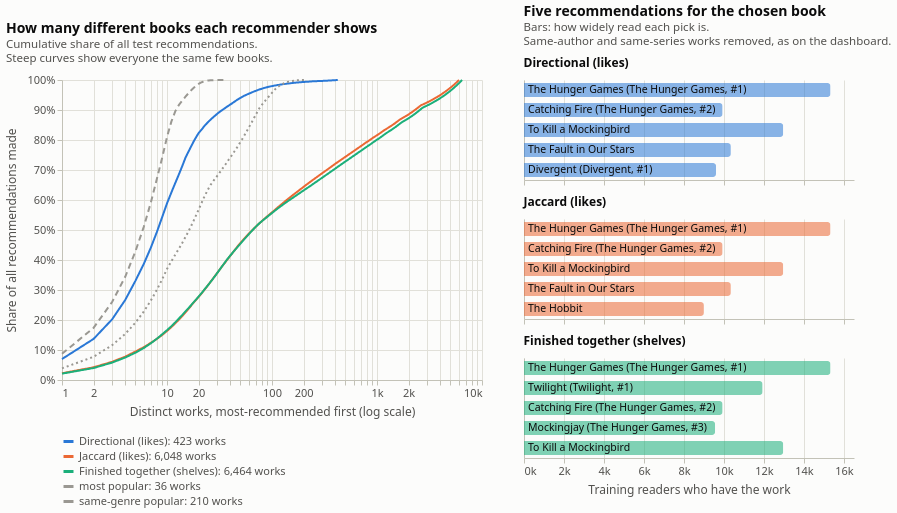

The code cell stored with this chart in its notebook:
### Markdown cell above
## 7 · Visualization

One panel, two views of the test results. **Left:** the cumulative share of all recommendations each
recommender made to the test readers, against its distinct works ranked by how often they appeared.
The most-popular baseline recommends 36 works in total and the directional score 423, so both curves
reach 100% within a few hundred works; the two Jaccard models spread their recommendations over about
6,000 works each. A curve that rises steeply is a recommender showing most readers the same few books,
whatever they seeded it with. **Right:** the three models' five recommendations for a book chosen from
the dropdown (the 24 most-liked works in the training data), with a bar for how many training readers
have each pick; same-author and same-series titles are removed, as the dashboard does. Across seeds the
directional row repeats the same bestsellers, while the two Jaccard rows change with the seed.

### Code cell
# Left: how many different books each recommender shows (top 10 per test reader, counted across readers).
counts = {name: ev.recommendation_counts(fn, holdout_test) for name, fn in models.items() if name != "random"}

# Right: the three models' five picks for a chosen seed, filter on as on the dashboard.
seed_pool = train_likes.reindex(work_ids).sort_values(ascending=False).head(24).index
rows = []
for seed in seed_pool:
    for name in mc.MODEL_ORDER:
        for rank, w in enumerate(models[name](int(seed), TOP_N, frozenset(related.get(int(seed), set()))), start=1):
            rows.append({"seed": titles[seed][:60], "model": name, "rank": rank, "title": titles[w][:70], "popularity": int(popularity.get(w, 0))})
examples = pd.DataFrame(rows)

mc.two_pane(counts, examples, default_seed=titles[seed_pool[0]][:60])
